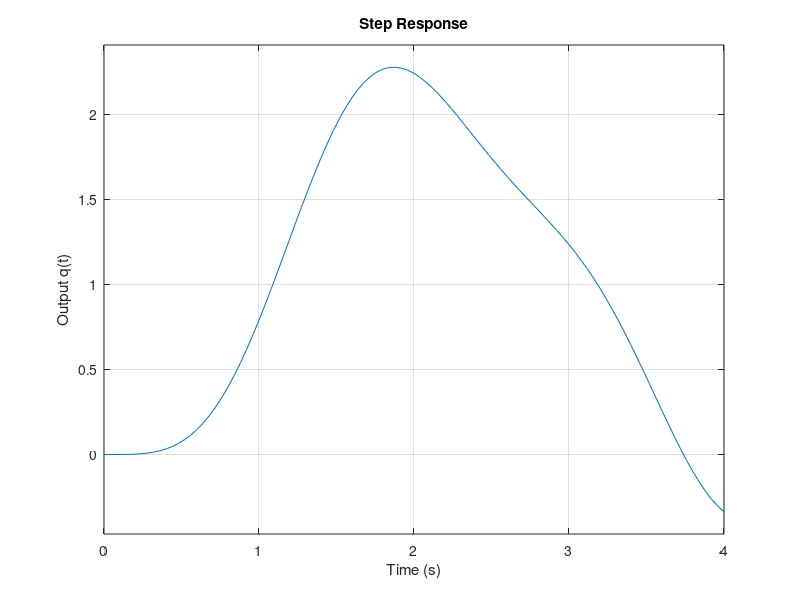
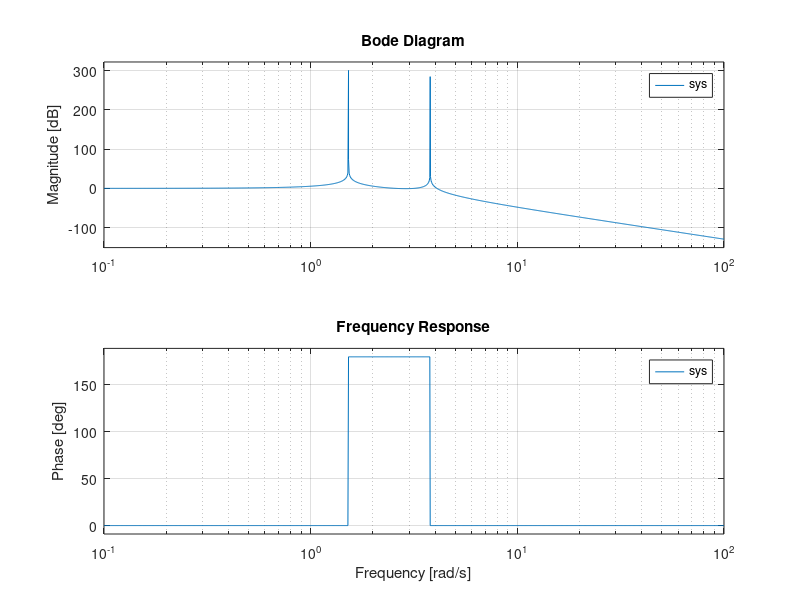
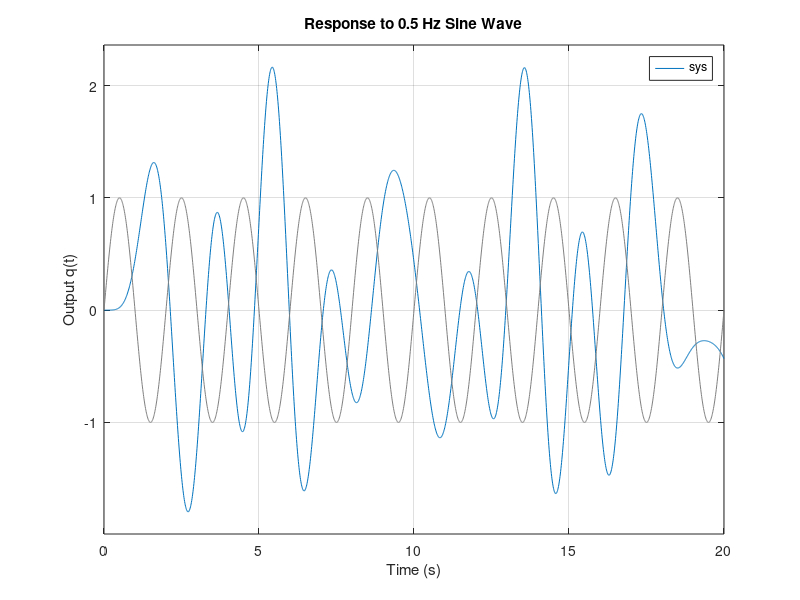
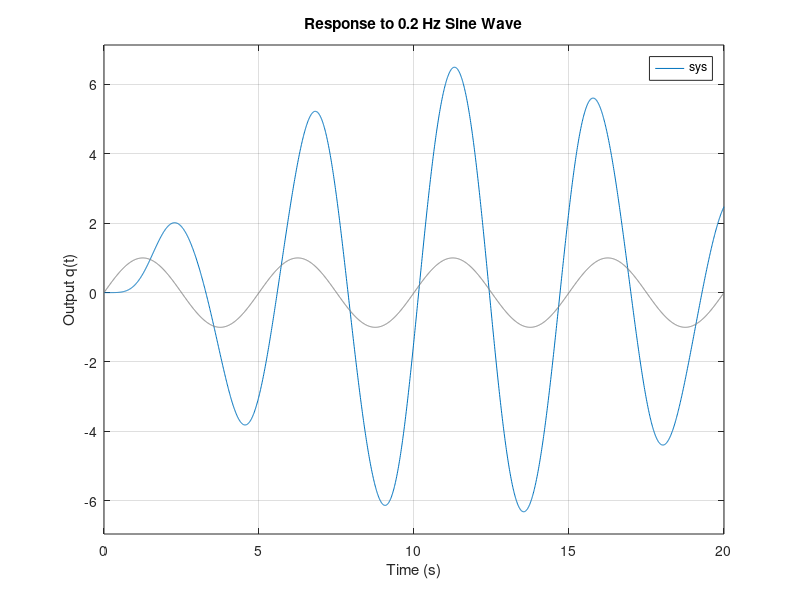

These charts were generated, in order, by the following MATLAB code:
% Given values
m1 = 0.3; % kg
m2 = 0.1; % kg
k1 = 1; % N/m
k2 = 1; % N/m
b1 = 0.1; % kg/s
b2 = 0.1; % kg/s
% State-space matrices
A = [0, 1, 0, 0;
-(k1 + k2)/m1, 0, k2/m1, 0;
0, 0, 0, 1;
k2/m2, 0, -k2/m2, 0];
B = [0; 1/m1; 0; 0];
C = [0, 0, 1, 0];
D = 0;
% Create state-space system
sys = ss(A, B, C, D);
% Plot the step response
figure;
step(sys);
title('Step Response');
xlabel('Time (s)');
ylabel('Output q(t)');
grid on;
% Plot the frequency response
figure;
bode(sys);
title('Frequency Response');
grid on;
% Simulate the response to a sine wave
t = 0:0.01:20; % Time vector
u1 = sin(2*pi*0.5*t); % Sine wave with frequency 0.5 Hz and amplitude 1 N
u2 = sin(2*pi*0.2*t); % Sine wave with frequency 0.2 Hz and amplitude 1 N
% Response to 0.5 Hz sine wave
figure;
lsim(sys, u1, t);
title('Response to 0.5 Hz Sine Wave');
xlabel('Time (s)');
ylabel('Output q(t)');
grid on;
% Response to 0.2 Hz sine wave
figure;
lsim(sys, u2, t);
title('Response to 0.2 Hz Sine Wave');
xlabel('Time (s)');
ylabel('Output q(t)');
grid on;